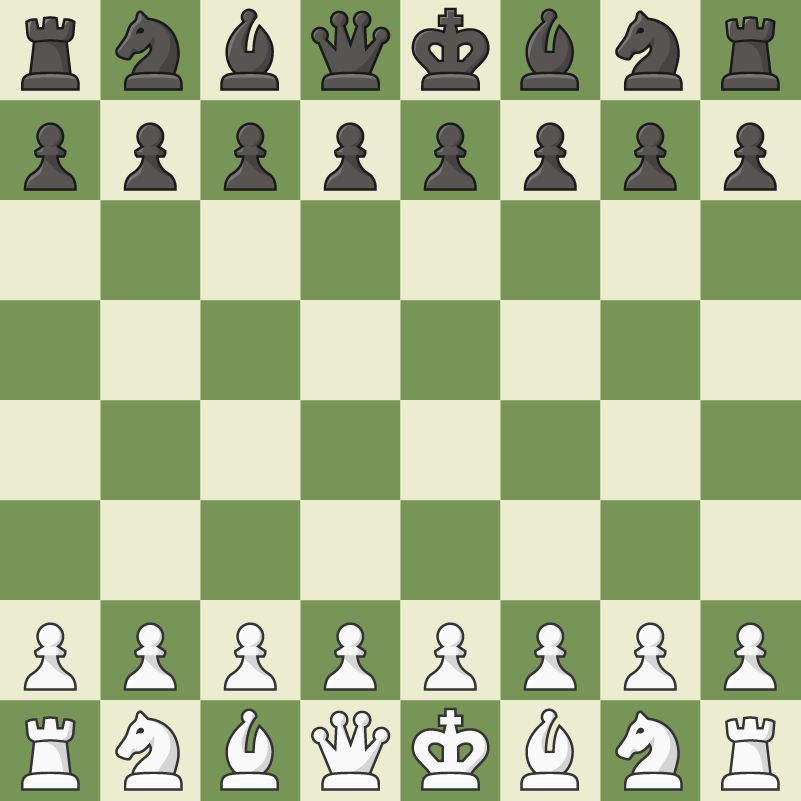
#> input picture board.webp, 801 x 801 px
$ python Line_detection.py
#> lines starting #> are read from the running program, lines starting #| are printed output that depends on the picture; after the words box and inside, x2 and y2 are one past the last pixel; in counts of white or black regions, pixels touching at a corner belong together
# Import Necessary library
import cv2
import numpy as np

# Read Input image
img = cv2.imread('board.webp')
#> img is the input picture: shape (801, 801, 3); mean B, G, R 144.8, 183.9, 170.8
# convert to grayscale
gray = cv2.cvtColor( img, cv2.COLOR_BGR2GRAY)
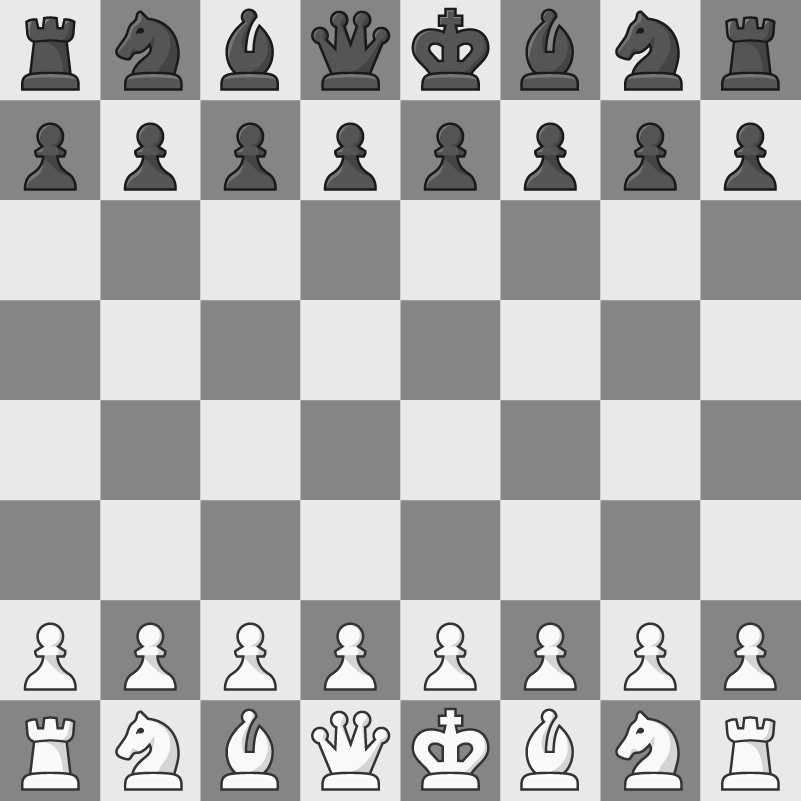
#> gray: shape (801, 801); min 21, max 255, mean 175.8
# Edge Detection using canny
edges = cv2.Canny( gray, 50, 120)
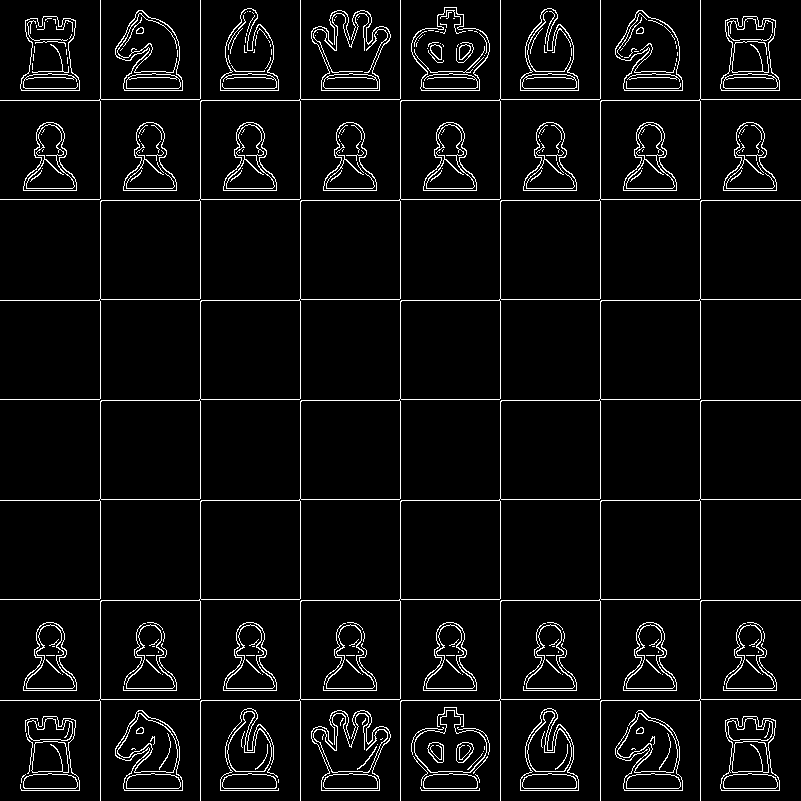
#> edges: shape (801, 801); 5.2% white in thin lines or dots
# Define threshold Line Length and Line gap
minLineLength = 20
maxLineGap = 5
# Obtain Hough Lines
lines = cv2.HoughLinesP( edges, 1, np.pi/180, 100, minLineLength, maxLineGap)
#> lines = 207 rows, first 6: [300, 298, 300, 201], [600, 698, 600, 601], [400, 98, 400, 0], [100, 298, 100, 201], [500, 698, 500, 601], [200, 800, 200, 701]
# Loop though the lines and draw them
for i in range(len(lines)):
    for x1,y1,x2,y2 in lines[i]:
        cv2.line( img, (x1,y1), (x2,y2), (0,255,0),2)
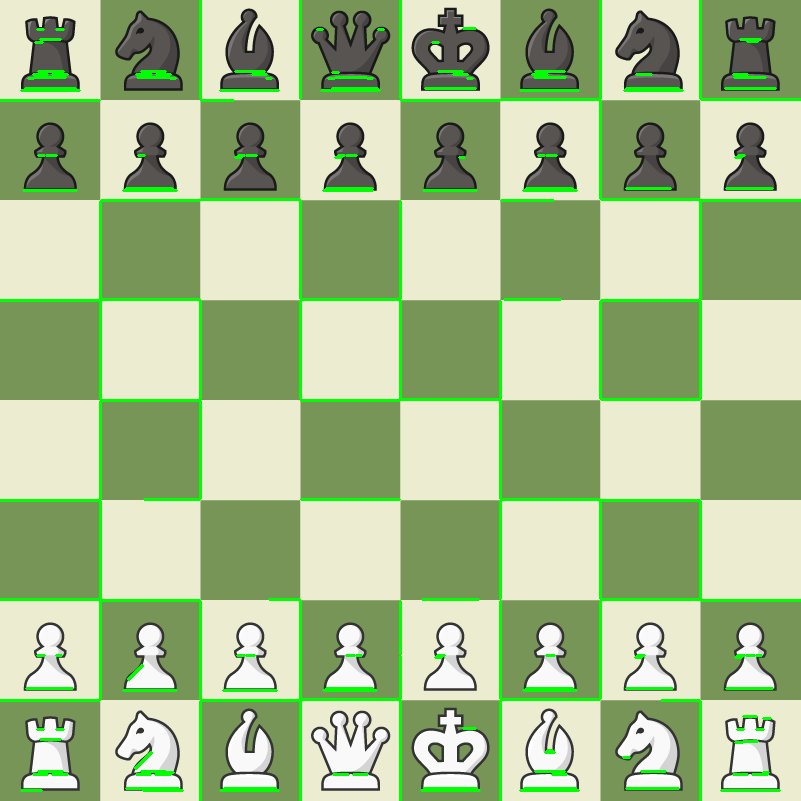
#> img: shape (801, 801, 3); 4.56% of pixels changed, all inside (x1, y1, x2, y2) = (0, 0, 801, 801)


# Display Output Image
cv2.imwrite("Houghedges.jpg", edges)
cv2.imwrite("Houghlines.jpg", img)

$ run again, with PM.jpg saved as board.webp
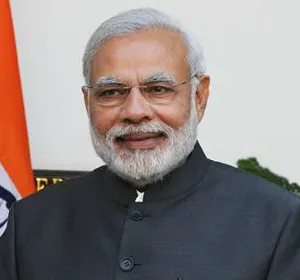
#> input picture PM.jpg, 300 x 280 px
#> img is the input picture: shape (280, 300, 3); mean B, G, R 131, 133, 142.3
#> `gray = cv2.cvtColor( img, cv2.COLOR_BGR2GRAY)`:
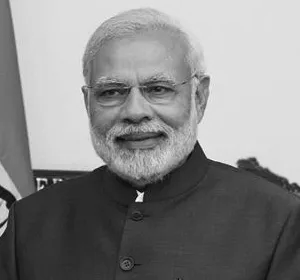
#> gray: shape (280, 300); min 2, max 255, mean 135.5
#> `edges = cv2.Canny( gray, 50, 120)`:
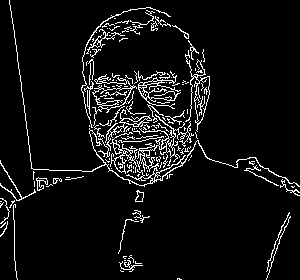
#> edges: shape (280, 300); 6.7% white in thin lines or dots
#> lines = [[16, 45, 16, 50], [9, 0, 10, 10]]
#> the loop `for i in range(len(lines)):` made 2 passes
